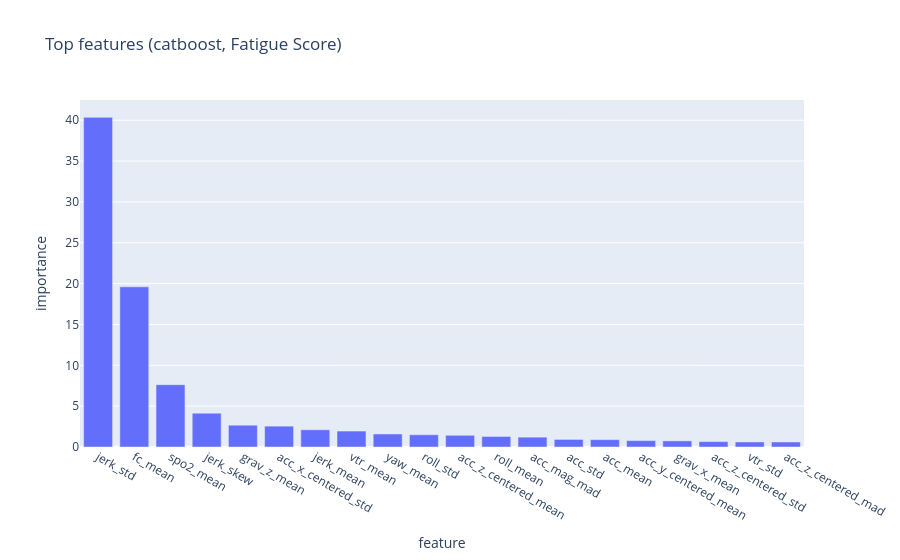
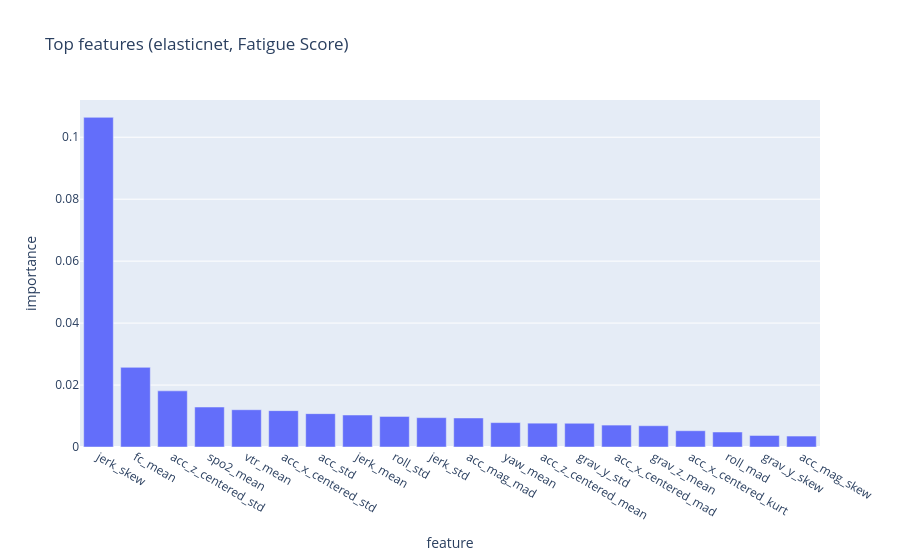
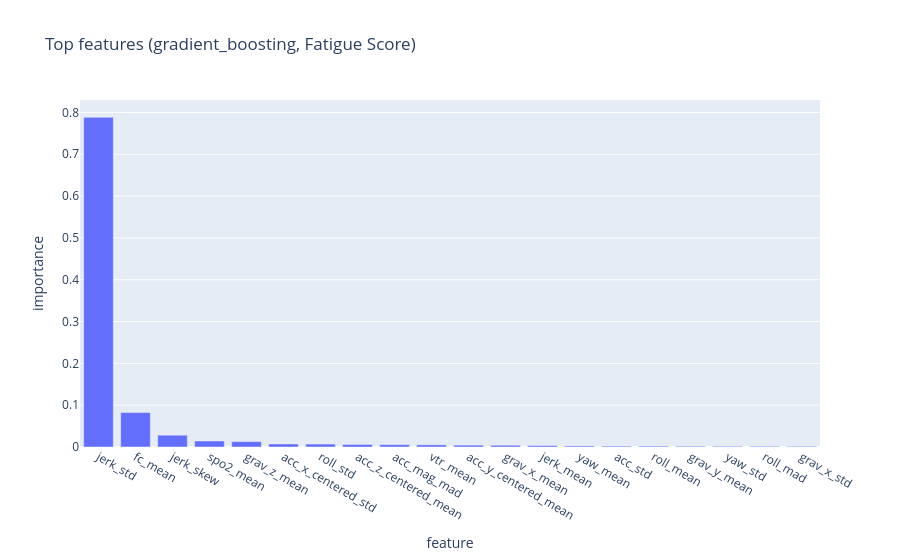

The cell these charts' notebook holds for them, in order:
### Markdown cell above
### 4. Feature Importance

### Code cell
import joblib
import numpy as np

for target, data in experiment_data.items():
    label = data["target_label"]
    feature_columns = data["feature_columns"]
    available_models = sorted(data["summary"]["model"].unique())
    print(f"Target: {label} (Experiment: {data['dir'].name})")

    for model_name in available_models:
        model_path = data["dir"] / f"{model_name}_best.joblib"
        if not model_path.exists():
            print(f"  Model artifact not found for {model_name}.")
            continue

        pipeline = joblib.load(model_path)
        model = pipeline.named_steps["model"]
        importances = getattr(model, "feature_importances_", None)
        if importances is None:
            coef = getattr(model, "coef_", None)
            if coef is not None:
                importances = np.abs(np.ravel(coef))
            else:
                print(f"  {model_name} does not expose feature importances or coefficients.")
                continue

        feature_names = (
            feature_columns
            if feature_columns is not None and len(feature_columns) == len(importances)
            else [f"f{i}" for i in range(len(importances))]
        )

        fi = (
            pd.DataFrame({"feature": feature_names, "importance": importances})
            .sort_values("importance", ascending=False)
            .head(20)
        )

        px.bar(fi, x="feature", y="importance", title=f"Top features ({model_name}, {label})").show()

### Figure 1 — Plotly figure (JSON) as saved in the notebook; plotly's stock layout.template omitted (floating-point values rounded to 4 significant figures)
{"data": [{"hovertemplate": "feature=%{x}<br>importance=%{y}<extra></extra>", "legendgroup": "", "marker": {"color": "#636efa", "pattern": {"shape": ""}}, "name": "", "orientation": "v", "showlegend": false, "textposition": "auto", "type": "bar", "x": ["jerk_std", "fc_mean", "spo2_mean", "jerk_skew", "grav_z_mean", "acc_x_centered_std", "jerk_mean", "vtr_mean", "yaw_mean", "roll_std", "acc_z_centered_mean", "roll_mean", "acc_mag_mad", "acc_std", "acc_mean", "acc_y_centered_mean", "grav_x_mean", "acc_z_centered_std", "vtr_std", "acc_z_centered_mad"], "xaxis": "x", "y": [40.35, 19.6, 7.632, 4.144, 2.669, 2.555, 2.109, 1.954, 1.593, 1.499, 1.434, 1.291, 1.205, 0.9282, 0.903, 0.7836, 0.7484, 0.6608, 0.6168, 0.6145], "yaxis": "y"}], "layout": {"barmode": "relative", "legend": {"tracegroupgap": 0}, "title": {"text": "Top features (catboost, Fatigue Score)"}, "xaxis": {"anchor": "y", "domain": [0, 1], "title": {"text": "feature"}}, "yaxis": {"anchor": "x", "domain": [0, 1], "title": {"text": "importance"}}}}

### Figure 2 — Plotly figure (JSON) as saved in the notebook; plotly's stock layout.template omitted (floating-point values rounded to 4 significant figures)
{"data": [{"hovertemplate": "feature=%{x}<br>importance=%{y}<extra></extra>", "legendgroup": "", "marker": {"color": "#636efa", "pattern": {"shape": ""}}, "name": "", "orientation": "v", "showlegend": false, "textposition": "auto", "type": "bar", "x": ["jerk_skew", "fc_mean", "acc_z_centered_std", "spo2_mean", "vtr_mean", "acc_x_centered_std", "acc_std", "jerk_mean", "roll_std", "jerk_std", "acc_mag_mad", "yaw_mean", "acc_z_centered_mean", "grav_y_std", "acc_x_centered_mad", "grav_z_mean", "acc_x_centered_kurt", "roll_mad", "grav_y_skew", "acc_mag_skew"], "xaxis": "x", "y": [0.1064, 0.02571, 0.01812, 0.0129, 0.01204, 0.01174, 0.01077, 0.01033, 0.009859, 0.009475, 0.00937, 0.007878, 0.007692, 0.007664, 0.007076, 0.006871, 0.005251, 0.004844, 0.003718, 0.003533], "yaxis": "y"}], "layout": {"barmode": "relative", "legend": {"tracegroupgap": 0}, "title": {"text": "Top features (elasticnet, Fatigue Score)"}, "xaxis": {"anchor": "y", "domain": [0, 1], "title": {"text": "feature"}}, "yaxis": {"anchor": "x", "domain": [0, 1], "title": {"text": "importance"}}}}

### Figure 3 — Plotly figure (JSON) as saved in the notebook; plotly's stock layout.template omitted (floating-point values rounded to 4 significant figures)
{"data": [{"hovertemplate": "feature=%{x}<br>importance=%{y}<extra></extra>", "legendgroup": "", "marker": {"color": "#636efa", "pattern": {"shape": ""}}, "name": "", "orientation": "v", "showlegend": false, "textposition": "auto", "type": "bar", "x": ["jerk_std", "fc_mean", "jerk_skew", "spo2_mean", "grav_z_mean", "acc_x_centered_std", "roll_std", "acc_z_centered_mean", "acc_mag_mad", "vtr_mean", "acc_y_centered_mean", "grav_x_mean", "jerk_mean", "yaw_mean", "acc_std", "roll_mean", "grav_y_mean", "yaw_std", "roll_mad", "grav_x_std"], "xaxis": "x", "y": [0.7883, 0.08238, 0.02827, 0.01441, 0.01287, 0.007204, 0.007016, 0.006039, 0.005631, 0.005184, 0.004425, 0.004172, 0.003342, 0.002507, 0.002105, 0.002085, 0.001785, 0.001751, 0.001734, 0.001577], "yaxis": "y"}], "layout": {"barmode": "relative", "legend": {"tracegroupgap": 0}, "title": {"text": "Top features (gradient_boosting, Fatigue Score)"}, "xaxis": {"anchor": "y", "domain": [0, 1], "title": {"text": "feature"}}, "yaxis": {"anchor": "x", "domain": [0, 1], "title": {"text": "importance"}}}}
